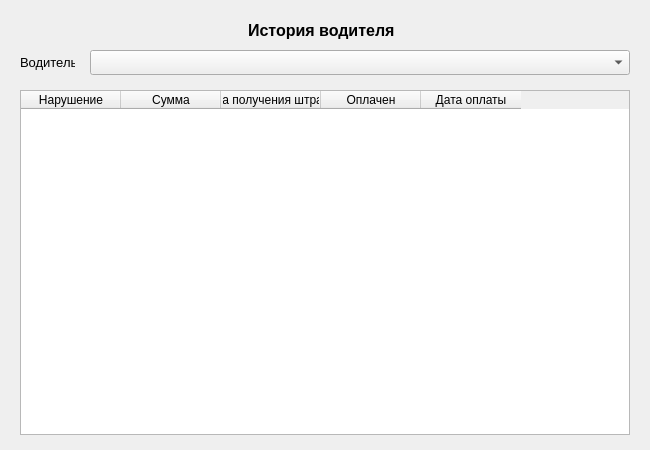
<?xml version="1.0" encoding="UTF-8"?>
<ui version="4.0">
 <class>Form</class>
 <widget class="QWidget" name="Form">
  <property name="geometry">
   <rect>
    <x>0</x>
    <y>0</y>
    <width>650</width>
    <height>450</height>
   </rect>
  </property>
  <property name="windowTitle">
   <string>Form</string>
  </property>
  <widget class="QLabel" name="logLabel">
   <property name="geometry">
    <rect>
     <x>248</x>
     <y>20</y>
     <width>154</width>
     <height>20</height>
    </rect>
   </property>
   <property name="font">
    <font>
     <pointsize>12</pointsize>
     <weight>75</weight>
     <italic>false</italic>
     <bold>true</bold>
     <underline>false</underline>
     <strikeout>false</strikeout>
     <kerning>true</kerning>
    </font>
   </property>
   <property name="text">
    <string>История водителя</string>
   </property>
  </widget>
  <widget class="QTableWidget" name="logTable">
   <property name="geometry">
    <rect>
     <x>20</x>
     <y>90</y>
     <width>610</width>
     <height>345</height>
    </rect>
   </property>
   <attribute name="horizontalHeaderCascadingSectionResizes">
    <bool>false</bool>
   </attribute>
   <attribute name="horizontalHeaderShowSortIndicator" stdset="0">
    <bool>true</bool>
   </attribute>
   <attribute name="horizontalHeaderStretchLastSection">
    <bool>false</bool>
   </attribute>
   <column>
    <property name="text">
     <string>Нарушение</string>
    </property>
   </column>
   <column>
    <property name="text">
     <string>Сумма</string>
    </property>
   </column>
   <column>
    <property name="text">
     <string>Дата получения штрафа</string>
    </property>
   </column>
   <column>
    <property name="text">
     <string>Оплачен</string>
    </property>
   </column>
   <column>
    <property name="text">
     <string>Дата оплаты</string>
    </property>
   </column>
  </widget>
  <widget class="QComboBox" name="comboBoxFCS">
   <property name="geometry">
    <rect>
     <x>90</x>
     <y>50</y>
     <width>540</width>
     <height>25</height>
    </rect>
   </property>
  </widget>
  <widget class="QLabel" name="labelDriver">
   <property name="geometry">
    <rect>
     <x>20</x>
     <y>50</y>
     <width>55</width>
     <height>25</height>
    </rect>
   </property>
   <property name="font">
    <font>
     <pointsize>10</pointsize>
    </font>
   </property>
   <property name="text">
    <string>Водитель</string>
   </property>
  </widget>
 </widget>
 <resources/>
 <connections/>
</ui>
